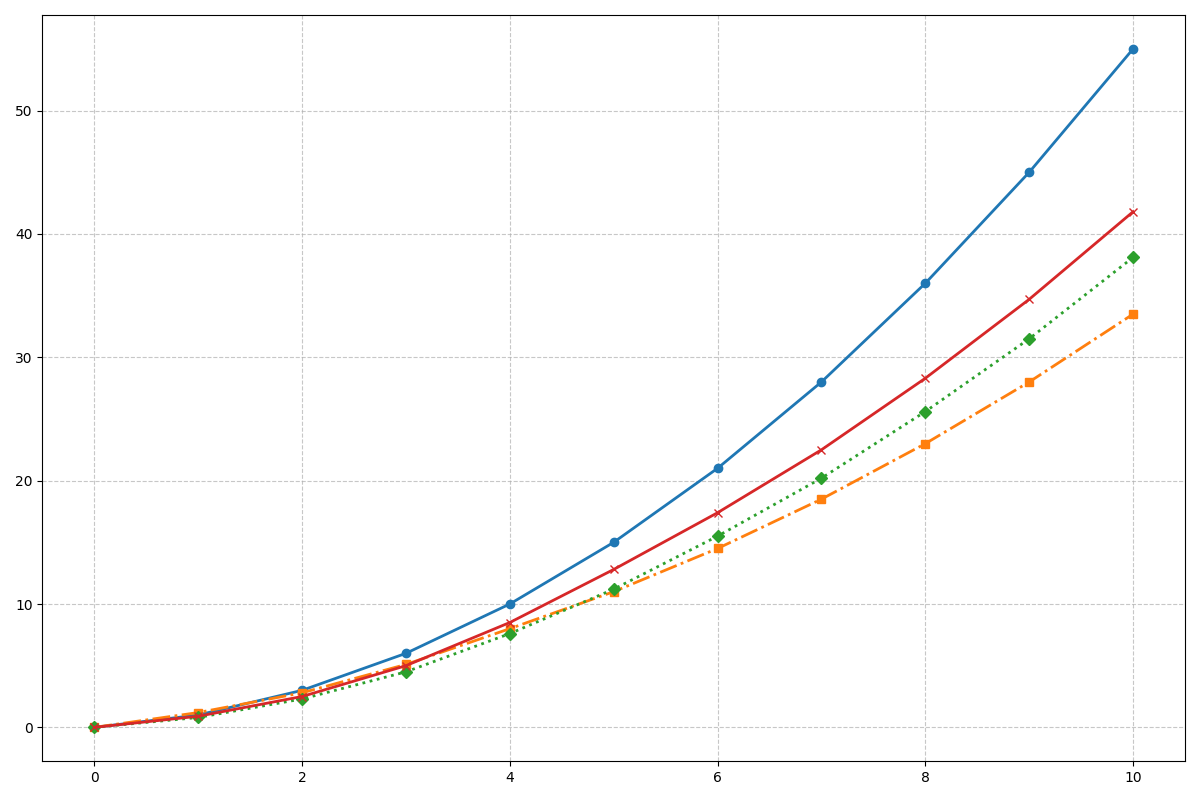

Recreate this plot in Python.
import matplotlib.pyplot as plt
import numpy as np

years = np.arange(0, 11)  # 0 to 10 years

voyager_1 = np.array([0, 1, 3, 6, 10, 15, 21, 28, 36, 45, 55])
new_horizons = np.array([0, 1.2, 2.8, 5.1, 8.0, 11.0, 14.5, 18.5, 23.0, 28.0, 33.5])
juno = np.array([0, 0.8, 2.3, 4.5, 7.6, 11.2, 15.5, 20.2, 25.6, 31.5, 38.1])
cassini = np.array([0, 0.9, 2.5, 5.0, 8.5, 12.8, 17.4, 22.5, 28.3, 34.7, 41.8])

fig, ax = plt.subplots(figsize=(12, 8))

ax.plot(years, voyager_1, marker='o', linestyle='-', linewidth=2)
ax.plot(years, new_horizons, marker='s', linestyle='-.', linewidth=2)
ax.plot(years, juno, marker='D', linestyle=':', linewidth=2)
ax.plot(years, cassini, marker='x', linestyle='-', linewidth=2)

ax.grid(True, linestyle='--', alpha=0.7)
plt.tight_layout()
plt.show()
